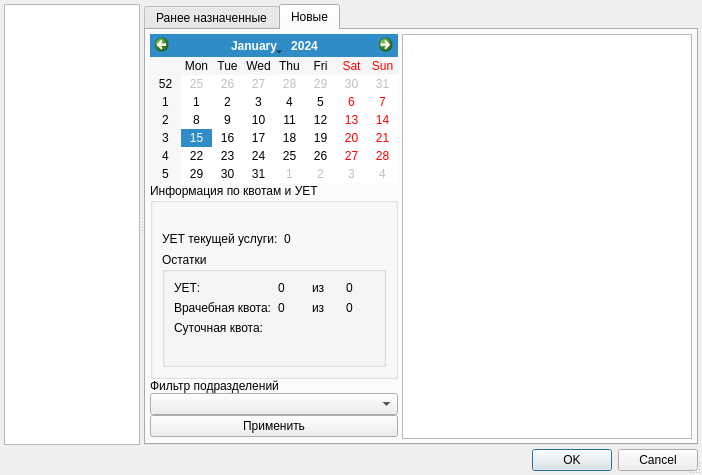
<?xml version="1.0" encoding="UTF-8"?>
<ui version="4.0">
 <class>JobTicketChooserDialog</class>
 <widget class="QDialog" name="JobTicketChooserDialog">
  <property name="geometry">
   <rect>
    <x>0</x>
    <y>0</y>
    <width>702</width>
    <height>457</height>
   </rect>
  </property>
  <property name="windowTitle">
   <string>Выберите работу-дату-место</string>
  </property>
  <property name="sizeGripEnabled">
   <bool>true</bool>
  </property>
  <property name="modal">
   <bool>true</bool>
  </property>
  <layout class="QVBoxLayout" name="verticalLayout_3">
   <property name="spacing">
    <number>4</number>
   </property>
   <property name="margin">
    <number>4</number>
   </property>
   <item>
    <widget class="QSplitter" name="splitter">
     <property name="orientation">
      <enum>Qt::Horizontal</enum>
     </property>
     <widget class="QTreeView" name="treeJobTypes">
      <property name="sizePolicy">
       <sizepolicy hsizetype="Expanding" vsizetype="Expanding">
        <horstretch>1</horstretch>
        <verstretch>0</verstretch>
       </sizepolicy>
      </property>
      <property name="sizeIncrement">
       <size>
        <width>1</width>
        <height>0</height>
       </size>
      </property>
     </widget>
     <widget class="QTabWidget" name="tabWidget">
      <property name="sizePolicy">
       <sizepolicy hsizetype="Expanding" vsizetype="Expanding">
        <horstretch>2</horstretch>
        <verstretch>0</verstretch>
       </sizepolicy>
      </property>
      <property name="tabPosition">
       <enum>QTabWidget::North</enum>
      </property>
      <property name="currentIndex">
       <number>1</number>
      </property>
      <widget class="QWidget" name="tabOld">
       <attribute name="title">
        <string>Ранее назначенные</string>
       </attribute>
       <layout class="QHBoxLayout" name="horizontalLayout">
        <property name="spacing">
         <number>4</number>
        </property>
        <property name="margin">
         <number>4</number>
        </property>
        <item>
         <widget class="CTableView" name="tblOldTickets">
          <property name="sizePolicy">
           <sizepolicy hsizetype="Expanding" vsizetype="Expanding">
            <horstretch>0</horstretch>
            <verstretch>0</verstretch>
           </sizepolicy>
          </property>
          <property name="sizeIncrement">
           <size>
            <width>2</width>
            <height>0</height>
           </size>
          </property>
         </widget>
        </item>
       </layout>
      </widget>
      <widget class="QWidget" name="tabNew">
       <attribute name="title">
        <string>Новые</string>
       </attribute>
       <layout class="QHBoxLayout" name="horizontalLayout_2">
        <property name="spacing">
         <number>4</number>
        </property>
        <property name="margin">
         <number>4</number>
        </property>
        <item>
         <widget class="QWidget" name="widget" native="true">
          <property name="sizePolicy">
           <sizepolicy hsizetype="Maximum" vsizetype="Preferred">
            <horstretch>0</horstretch>
            <verstretch>0</verstretch>
           </sizepolicy>
          </property>
          <layout class="QVBoxLayout" name="verticalLayout">
           <property name="spacing">
            <number>0</number>
           </property>
           <property name="sizeConstraint">
            <enum>QLayout::SetMaximumSize</enum>
           </property>
           <property name="margin">
            <number>0</number>
           </property>
           <item>
            <widget class="CCalendarWidget" name="clnCalendar">
             <property name="sizePolicy">
              <sizepolicy hsizetype="Maximum" vsizetype="Maximum">
               <horstretch>0</horstretch>
               <verstretch>0</verstretch>
              </sizepolicy>
             </property>
             <property name="firstDayOfWeek">
              <enum>Qt::Monday</enum>
             </property>
             <property name="gridVisible">
              <bool>false</bool>
             </property>
             <property name="verticalHeaderFormat">
              <enum>QCalendarWidget::ISOWeekNumbers</enum>
             </property>
            </widget>
           </item>
           <item>
            <widget class="QGroupBox" name="gpSuperviseUnit">
             <property name="title">
              <string>Информация по квотам и УЕТ</string>
             </property>
             <layout class="QGridLayout" name="gridLayout">
              <item row="0" column="0" colspan="4">
               <widget class="QLabel" name="lblJobDescription">
                <property name="text">
                 <string/>
                </property>
                <property name="alignment">
                 <set>Qt::AlignCenter</set>
                </property>
                <property name="wordWrap">
                 <bool>true</bool>
                </property>
               </widget>
              </item>
              <item row="1" column="1" colspan="3">
               <widget class="QLabel" name="lblCurrentSuperviseUnitValue">
                <property name="text">
                 <string>0</string>
                </property>
               </widget>
              </item>
              <item row="1" column="0">
               <widget class="QLabel" name="lblCurrentSuperviseUnit">
                <property name="text">
                 <string>УЕТ текущей услуги:</string>
                </property>
               </widget>
              </item>
              <item row="2" column="0" colspan="4">
               <widget class="QGroupBox" name="groupBox">
                <property name="title">
                 <string>Остатки</string>
                </property>
                <layout class="QGridLayout" name="gridLayout_2">
                 <item row="0" column="3">
                  <widget class="QLabel" name="lblLimitSuperviseUnitValue">
                   <property name="text">
                    <string>0</string>
                   </property>
                  </widget>
                 </item>
                 <item row="0" column="2">
                  <widget class="QLabel" name="lblFromSuperviseUnit">
                   <property name="text">
                    <string>из</string>
                   </property>
                  </widget>
                 </item>
                 <item row="1" column="1">
                  <widget class="QLabel" name="lblFreePersonQuota">
                   <property name="text">
                    <string>0</string>
                   </property>
                  </widget>
                 </item>
                 <item row="1" column="2">
                  <widget class="QLabel" name="lblFromPersonQuota">
                   <property name="text">
                    <string>из</string>
                   </property>
                  </widget>
                 </item>
                 <item row="1" column="0">
                  <widget class="QLabel" name="lblPersonQuota">
                   <property name="text">
                    <string>Врачебная квота:</string>
                   </property>
                  </widget>
                 </item>
                 <item row="1" column="3">
                  <widget class="QLabel" name="lblLimitPersonQuota">
                   <property name="text">
                    <string>0</string>
                   </property>
                  </widget>
                 </item>
                 <item row="0" column="0">
                  <widget class="QLabel" name="lblFreeSuperviseUnit">
                   <property name="text">
                    <string>УЕТ:</string>
                   </property>
                  </widget>
                 </item>
                 <item row="2" column="0">
                  <widget class="QLabel" name="lblOnDayLimitTitle">
                   <property name="text">
                    <string>Суточная квота:</string>
                   </property>
                  </widget>
                 </item>
                 <item row="0" column="1">
                  <widget class="QLabel" name="lblFreeSuperviseUnitValue">
                   <property name="text">
                    <string>0</string>
                   </property>
                  </widget>
                 </item>
                 <item row="3" column="0">
                  <widget class="QLabel" name="lblOnDayActionTypes">
                   <property name="text">
                    <string/>
                   </property>
                   <property name="wordWrap">
                    <bool>true</bool>
                   </property>
                  </widget>
                 </item>
                 <item row="3" column="1" colspan="3">
                  <widget class="QLabel" name="lblOnDayLimits">
                   <property name="text">
                    <string/>
                   </property>
                   <property name="alignment">
                    <set>Qt::AlignCenter</set>
                   </property>
                  </widget>
                 </item>
                </layout>
               </widget>
              </item>
             </layout>
            </widget>
           </item>
           <item>
            <widget class="QLabel" name="label">
             <property name="text">
              <string>Фильтр подразделений</string>
             </property>
            </widget>
           </item>
           <item>
            <widget class="QComboBox" name="cmbSubdivFilter"/>
           </item>
           <item>
            <widget class="QPushButton" name="btnApplyFilter">
             <property name="text">
              <string>Применить</string>
             </property>
            </widget>
           </item>
           <item>
            <spacer name="verticalSpacer">
             <property name="orientation">
              <enum>Qt::Vertical</enum>
             </property>
             <property name="sizeHint" stdset="0">
              <size>
               <width>20</width>
               <height>152</height>
              </size>
             </property>
            </spacer>
           </item>
          </layout>
         </widget>
        </item>
        <item>
         <widget class="CTableView" name="tblTickets">
          <property name="enabled">
           <bool>true</bool>
          </property>
          <property name="sizePolicy">
           <sizepolicy hsizetype="Expanding" vsizetype="Expanding">
            <horstretch>0</horstretch>
            <verstretch>0</verstretch>
           </sizepolicy>
          </property>
          <property name="sizeIncrement">
           <size>
            <width>2</width>
            <height>0</height>
           </size>
          </property>
         </widget>
        </item>
       </layout>
      </widget>
     </widget>
    </widget>
   </item>
   <item>
    <widget class="QDialogButtonBox" name="buttonBox">
     <property name="orientation">
      <enum>Qt::Horizontal</enum>
     </property>
     <property name="standardButtons">
      <set>QDialogButtonBox::Cancel|QDialogButtonBox::Ok</set>
     </property>
    </widget>
   </item>
  </layout>
  <zorder>buttonBox</zorder>
  <zorder>splitter</zorder>
 </widget>
 <customwidgets>
  <customwidget>
   <class>CTableView</class>
   <extends>QTableView</extends>
   <header>library/TableView.h</header>
  </customwidget>
  <customwidget>
   <class>CCalendarWidget</class>
   <extends>QCalendarWidget</extends>
   <header location="global">library.calendar</header>
  </customwidget>
 </customwidgets>
 <tabstops>
  <tabstop>treeJobTypes</tabstop>
  <tabstop>tabWidget</tabstop>
  <tabstop>tblOldTickets</tabstop>
  <tabstop>clnCalendar</tabstop>
  <tabstop>tblTickets</tabstop>
  <tabstop>buttonBox</tabstop>
 </tabstops>
 <resources/>
 <connections>
  <connection>
   <sender>buttonBox</sender>
   <signal>accepted()</signal>
   <receiver>JobTicketChooserDialog</receiver>
   <slot>accept()</slot>
   <hints>
    <hint type="sourcelabel">
     <x>222</x>
     <y>182</y>
    </hint>
    <hint type="destinationlabel">
     <x>157</x>
     <y>197</y>
    </hint>
   </hints>
  </connection>
  <connection>
   <sender>buttonBox</sender>
   <signal>rejected()</signal>
   <receiver>JobTicketChooserDialog</receiver>
   <slot>reject()</slot>
   <hints>
    <hint type="sourcelabel">
     <x>290</x>
     <y>188</y>
    </hint>
    <hint type="destinationlabel">
     <x>286</x>
     <y>197</y>
    </hint>
   </hints>
  </connection>
 </connections>
</ui>
